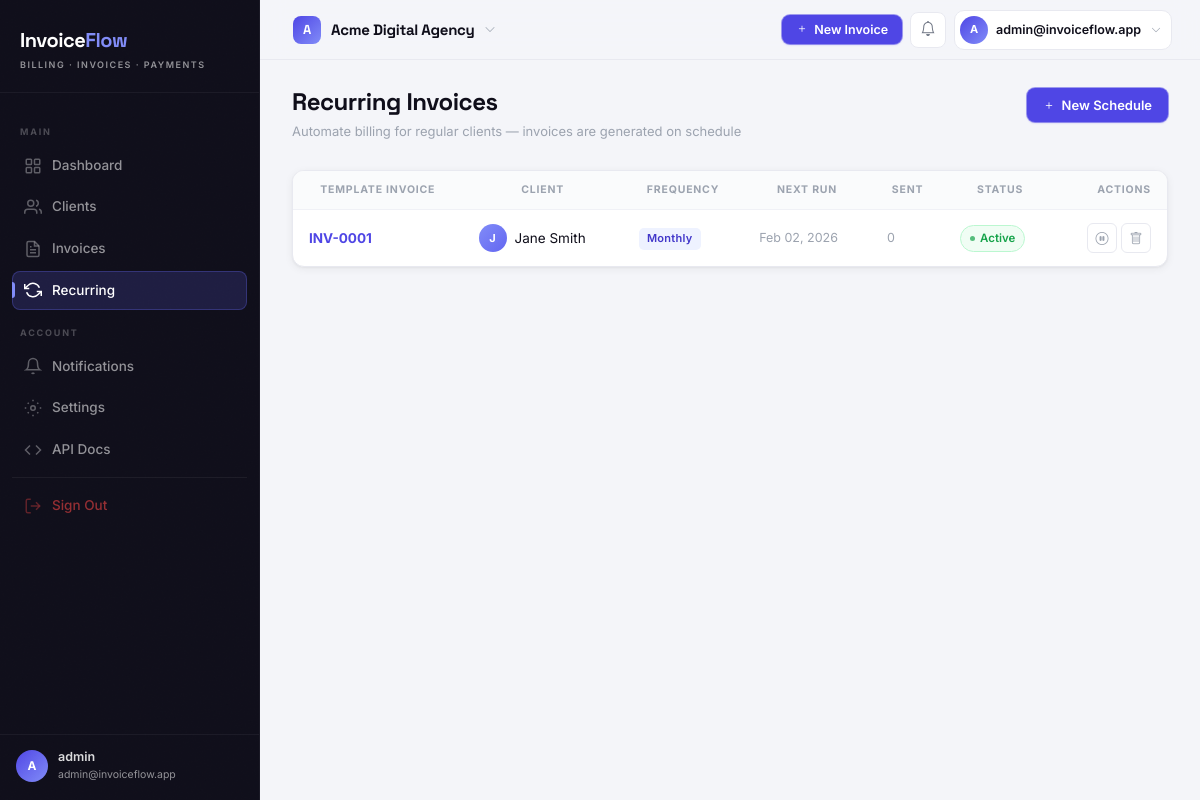
Screenshot of /recurring/ (signed in) with the database file from the repository.
### accounts/models.py (models this page shows, shortened)
class User(AbstractUser):
    id = models.UUIDField(primary_key=True, default=uuid.uuid4, editable=False)
    email = models.EmailField(unique=True)
    avatar = models.ImageField(upload_to='avatars/', null=True, blank=True)
    is_email_verified = models.BooleanField(default=False)
    totp_secret = models.CharField(max_length=64, blank=True, default='')
    totp_enabled = models.BooleanField(default=False)
    created_at = models.DateTimeField(auto_now_add=True)
    updated_at = models.DateTimeField(auto_now=True)
    USERNAME_FIELD = 'email'
    REQUIRED_FIELDS = ['username']
    class Meta:
        verbose_name = 'User'
        verbose_name_plural = 'Users'

### organizations/models.py (models this page shows, shortened)
class Organization(models.Model):
    PLAN_FREE = 'free'
    PLAN_PRO = 'pro'
    PLAN_ENTERPRISE = 'enterprise'
    PLAN_CHOICES = [
        (PLAN_FREE, 'Free'),
        (PLAN_PRO, 'Pro'),
        (PLAN_ENTERPRISE, 'Enterprise'),
    ]
    id = models.UUIDField(primary_key=True, default=uuid.uuid4, editable=False)
    name = models.CharField(max_length=200)
    slug = models.SlugField(unique=True, max_length=100)
    owner = models.ForeignKey(
        settings.AUTH_USER_MODEL,
        on_delete=models.PROTECT,
        related_name='owned_organizations',
    )
    logo = models.ImageField(upload_to='org_logos/', null=True, blank=True)
    address = models.TextField(blank=True)
    currency = models.CharField(max_length=3, default='USD')
    tax_rate = models.DecimalField(max_digits=5, decimal_places=2, default=0)
    payment_terms = models.IntegerField(default=30, help_text='Default net days')
    stripe_customer_id = models.CharField(max_length=100, blank=True)
    plan = models.CharField(max_length=20, choices=PLAN_CHOICES, default=PLAN_FREE)
    website = models.URLField(blank=True)
    phone = models.CharField(max_length=30, blank=True)
    created_at = models.DateTimeField(auto_now_add=True)
    updated_at = models.DateTimeField(auto_now=True)
    class Meta:
        verbose_name = 'Organization'
        verbose_name_plural = 'Organizations'

### recurring/models.py (models this page shows, shortened)
class RecurringInvoice(models.Model):
    FREQ_WEEKLY = 'weekly'
    FREQ_MONTHLY = 'monthly'
    FREQ_QUARTERLY = 'quarterly'
    FREQ_ANNUALLY = 'annually'
    FREQ_CHOICES = [
        (FREQ_WEEKLY, 'Weekly'),
        (FREQ_MONTHLY, 'Monthly'),
        (FREQ_QUARTERLY, 'Quarterly'),
        (FREQ_ANNUALLY, 'Annually'),
    ]
    id = models.UUIDField(primary_key=True, default=uuid.uuid4, editable=False)
    organization = models.ForeignKey(
        Organization, on_delete=models.CASCADE, related_name='recurring_invoices',
    )
    template_invoice = models.ForeignKey(
        Invoice, on_delete=models.CASCADE, related_name='recurring_schedules',
        help_text='Draft invoice used as template',
    )
    frequency = models.CharField(max_length=20, choices=FREQ_CHOICES, default=FREQ_MONTHLY)
    start_date = models.DateField()
    end_date = models.DateField(null=True, blank=True)
    max_occurrences = models.IntegerField(null=True, blank=True)
    occurrences_sent = models.IntegerField(default=0)
    next_run_date = models.DateField()
    is_active = models.BooleanField(default=True)
    created_at = models.DateTimeField(auto_now_add=True)
    class Meta:
        verbose_name = 'Recurring Invoice'
        ordering = ['next_run_date']

### invoices/models.py (models this page shows, shortened)
class Invoice(models.Model):
    STATUS_DRAFT = 'draft'
    STATUS_SENT = 'sent'
    STATUS_VIEWED = 'viewed'
    STATUS_PARTIALLY_PAID = 'partially_paid'
    STATUS_PAID = 'paid'
    STATUS_OVERDUE = 'overdue'
    STATUS_CANCELLED = 'cancelled'
    STATUS_CHOICES = [
        (STATUS_DRAFT, 'Draft'),
        (STATUS_SENT, 'Sent'),
        (STATUS_VIEWED, 'Viewed'),
        (STATUS_PARTIALLY_PAID, 'Partially Paid'),
        (STATUS_PAID, 'Paid'),
        (STATUS_OVERDUE, 'Overdue'),
        (STATUS_CANCELLED, 'Cancelled'),
    ]
    id = models.UUIDField(primary_key=True, default=uuid.uuid4, editable=False)
    organization = models.ForeignKey(
        Organization, on_delete=models.CASCADE, related_name='invoices',
    )
    client = models.ForeignKey(
        Client, on_delete=models.PROTECT, related_name='invoices',
    )
    invoice_number = models.CharField(max_length=50)
    status = models.CharField(max_length=20, choices=STATUS_CHOICES, default=STATUS_DRAFT)
    issue_date = models.DateField(default=timezone.now)
    due_date = models.DateField()
    subtotal = models.DecimalField(max_digits=12, decimal_places=2, default=0)
    discount_amount = models.DecimalField(max_digits=12, decimal_places=2, default=0)
    tax_amount = models.DecimalField(max_digits=12, decimal_places=2, default=0)
    total = models.DecimalField(max_digits=12, decimal_places=2, default=0)
    amount_paid = models.DecimalField(max_digits=12, decimal_places=2, default=0)
    notes = models.TextField(blank=True)
    terms = models.TextField(blank=True)
    pdf_file = models.FileField(upload_to='invoices/pdfs/', null=True, blank=True)
    stripe_payment_intent = models.CharField(max_length=200, blank=True)
    viewed_at = models.DateTimeField(null=True, blank=True)
    sent_at = models.DateTimeField(null=True, blank=True)
    created_at = models.DateTimeField(auto_now_add=True)
    updated_at = models.DateTimeField(auto_now=True)
    class Meta:
        verbose_name = 'Invoice'
        ordering = ['-created_at']
        unique_together = ('organization', 'invoice_number')

### clients/models.py (models this page shows, shortened)
class Client(models.Model):
    id = models.UUIDField(primary_key=True, default=uuid.uuid4, editable=False)
    organization = models.ForeignKey(
        Organization,
        on_delete=models.CASCADE,
        related_name='clients',
    )
    name = models.CharField(max_length=200)
    email = models.EmailField()
    phone = models.CharField(max_length=20, blank=True)
    billing_address = models.TextField(blank=True)
    currency = models.CharField(max_length=3, default='USD')
    tax_id = models.CharField(max_length=50, blank=True, verbose_name='VAT / Tax ID')
    notes = models.TextField(blank=True, help_text='Internal notes — not shown on invoices')
    is_active = models.BooleanField(default=True)
    created_at = models.DateTimeField(auto_now_add=True)
    updated_at = models.DateTimeField(auto_now=True)
    class Meta:
        verbose_name = 'Client'
        ordering = ['name']

### recurring/views.py (the view)
# urls.py: path('', views.recurring_list, name='list'),
@login_required
def recurring_list(request):
    org = _get_org(request)
    if not org:
        return redirect('organizations:onboarding')
    schedules = RecurringInvoice.objects.filter(organization=org).select_related(
        'template_invoice', 'template_invoice__client'
    )
    return render(request, 'recurring/list.html', {'schedules': schedules, 'org': org})

### recurring/views.py (called while the page is built)
def _get_org(request):
    m = OrganizationMembership.objects.filter(user=request.user).select_related('organization').first()
    return m.organization if m else None

### templates/recurring/list.html (shortened to what this page needs)
{% extends 'base.html' %}
{% block content %}
<div class="page-header">
  <div class="page-header-left">
    <h1 class="page-title">Recurring Invoices</h1>
    <p class="page-subtitle">Automate billing for regular clients — invoices are generated on schedule</p>
  </div>
  <div class="page-header-actions">
    <a href="{% url 'recurring:create' %}" class="btn btn-primary"><i class="bi bi-plus"></i> New Schedule</a>
  </div>
</div>
<div class="data-table-wrap">
  <table class="data-table">
    <thead><tr>
      <th>Template Invoice</th>
      <th>Client</th>
      <th>Frequency</th>
      <th>Next Run</th>
      <th>Sent</th>
      <th>Status</th>
      <th class="col-actions">Actions</th>
    </tr></thead>
    <tbody>
      {% for s in schedules %}
      <tr>
        <td>
          <a href="{% url 'invoices:detail' s.template_invoice.pk %}" class="col-primary" style="font-weight:700;">
            {{ s.template_invoice.invoice_number }}
          </a>
        </td>
        <td>
          <div style="display:flex;align-items:center;gap:8px;">
            <div style="width:28px;height:28px;border-radius:50%;background:linear-gradient(135deg,#818cf8,#6366f1);display:flex;align-items:center;justify-content:center;font-size:11px;font-weight:700;color:#fff;flex-shrink:0;">{{ s.template_invoice.client.name|first|upper }}</div>
            {{ s.template_invoice.client.name }}
          </div>
        </td>
        <td>
          <span class="tag">{{ s.get_frequency_display }}</span>
        </td>
        <td class="col-muted">{{ s.next_run_date|date:"M d, Y" }}</td>
        <td class="col-muted">{{ s.occurrences_sent }}{% if s.max_occurrences %} / {{ s.max_occurrences }}{% endif %}</td>
        <td>
          {% if s.is_active %}
          <span class="status-badge status-paid">Active</span>
          {% else %}
          <span class="status-badge status-cancelled">Paused</span>
          {% endif %}
        </td>
        <td class="col-actions">
          <div class="row-actions">
            <a href="{% url 'recurring:toggle' s.pk %}"
               class="btn-row"
               title="{% if s.is_active %}Pause{% else %}Activate{% endif %}"
               onclick="return confirm('{% if s.is_active %}Pause this schedule?{% else %}Activate this schedule?{% endif %}')">
              <i class="bi bi-{% if s.is_active %}pause-circle{% else %}play-circle{% endif %}"></i>
            </a>
            <a href="{% url 'recurring:delete' s.pk %}" class="btn-row btn-row-danger" title="Delete">
              <i class="bi bi-trash"></i>
            </a>
          </div>
        </td>
      </tr>
      {% endfor %}
    </tbody>
  </table>
</div>
{% endblock %}

### templates/base.html (shortened to what this page needs)
<!DOCTYPE html>
<html lang="en">
<head>
  <link rel="stylesheet" href="https://cdn.jsdelivr.net/npm/bootstrap-icons@1.11.3/font/bootstrap-icons.min.css">
  {% load static %}
  <link rel="stylesheet" href="{% static 'css/invoiceflow.css' %}">
</head>
<body>
<aside class="sidebar" id="sidebar">
  <div class="sidebar-brand">
    <div class="brand-text">Invoice<span>Flow</span></div>
    <div class="brand-tag">Billing · Invoices · Payments</div>
  </div>
  <nav class="sidebar-nav">
    <div class="sidebar-section-label">Main</div>
    <a href="{% url 'dashboard:dashboard' %}" class="{% if request.resolver_match.namespace == 'dashboard' %}active{% endif %}">
      <svg class="nav-icon" fill="none" viewBox="0 0 24 24" stroke="currentColor" stroke-width="2">
        <rect x="3" y="3" width="7" height="7" rx="1"/><rect x="14" y="3" width="7" height="7" rx="1"/>
        <rect x="3" y="14" width="7" height="7" rx="1"/><rect x="14" y="14" width="7" height="7" rx="1"/>
      </svg>
      Dashboard
    </a>
    <a href="{% url 'clients:list' %}" class="{% if request.resolver_match.namespace == 'clients' %}active{% endif %}">
      <svg class="nav-icon" fill="none" viewBox="0 0 24 24" stroke="currentColor" stroke-width="2">
        <path d="M17 21v-2a4 4 0 0 0-4-4H5a4 4 0 0 0-4 4v2"/><circle cx="9" cy="7" r="4"/>
        <path d="M23 21v-2a4 4 0 0 0-3-3.87"/><path d="M16 3.13a4 4 0 0 1 0 7.75"/>
      </svg>
      Clients
    </a>
    <a href="{% url 'invoices:list' %}" class="{% if request.resolver_match.namespace == 'invoices' %}active{% endif %}">
      <svg class="nav-icon" fill="none" viewBox="0 0 24 24" stroke="currentColor" stroke-width="2">
        <path d="M14 2H6a2 2 0 0 0-2 2v16a2 2 0 0 0 2 2h12a2 2 0 0 0 2-2V8z"/>
        <polyline points="14 2 14 8 20 8"/><line x1="16" y1="13" x2="8" y2="13"/><line x1="16" y1="17" x2="8" y2="17"/><polyline points="10 9 9 9 8 9"/>
      </svg>
      Invoices
    </a>
    <a href="{% url 'recurring:list' %}" class="{% if request.resolver_match.namespace == 'recurring' %}active{% endif %}">
      <svg class="nav-icon" fill="none" viewBox="0 0 24 24" stroke="currentColor" stroke-width="2">
        <polyline points="1 4 1 10 7 10"/><polyline points="23 20 23 14 17 14"/>
        <path d="M20.49 9A9 9 0 0 0 5.64 5.64L1 10m22 4-4.64 4.36A9 9 0 0 1 3.51 15"/>
      </svg>
      Recurring
    </a>
    <div class="sidebar-section-label">Account</div>
    <a href="{% url 'notifications:list' %}" class="{% if request.resolver_match.namespace == 'notifications' %}active{% endif %}">
      <svg class="nav-icon" fill="none" viewBox="0 0 24 24" stroke="currentColor" stroke-width="2">
        <path d="M18 8A6 6 0 0 0 6 8c0 7-3 9-3 9h18s-3-2-3-9"/>
        <path d="M13.73 21a2 2 0 0 1-3.46 0"/>
      </svg>
      Notifications
    </a>
    <a href="{% url 'organizations:settings' %}" class="{% if request.resolver_match.namespace == 'organizations' %}active{% endif %}">
      <svg class="nav-icon" fill="none" viewBox="0 0 24 24" stroke="currentColor" stroke-width="2">
        <circle cx="12" cy="12" r="3"/>
        <path d="M19.07 4.93l-1.41 1.41M4.93 4.93l1.41 1.41M4.93 19.07l1.41-1.41M19.07 19.07l-1.41-1.41M1 12h2M21 12h2M12 1v2M12 21v2"/>
      </svg>
      Settings
    </a>
    <a href="/api/docs/" target="_blank">
      <svg class="nav-icon" fill="none" viewBox="0 0 24 24" stroke="currentColor" stroke-width="2">
        <polyline points="16 18 22 12 16 6"/><polyline points="8 6 2 12 8 18"/>
      </svg>
      API Docs
    </a>
    <hr style="border:none;border-top:1px solid rgba(255,255,255,0.06);margin:8px 0;">
    <a href="{% url 'account_logout' %}" class="nav-signout">
      <svg class="nav-icon" fill="none" viewBox="0 0 24 24" stroke="currentColor" stroke-width="2">
        <path d="M9 21H5a2 2 0 0 1-2-2V5a2 2 0 0 1 2-2h4"/>
        <polyline points="16 17 21 12 16 7"/><line x1="21" y1="12" x2="9" y2="12"/>
      </svg>
      Sign Out
    </a>
  </nav>
  <div class="sidebar-footer">
    <div class="sidebar-user">
      <div class="sidebar-avatar">{{ request.user.email|first|upper }}</div>
      <div class="sidebar-user-info">
        <div class="sidebar-user-name">{{ request.user.get_full_name|default:request.user.username }}</div>
        <div class="sidebar-user-email">{{ request.user.email }}</div>
      </div>
    </div>
  </div>
</aside>
<header class="topbar">
  <div style="display:flex;align-items:center;gap:12px;">
    <div class="topbar-org-switcher">
      <button class="topbar-org-btn" onclick="document.getElementById('org-dropdown').classList.toggle('show')">
        <div class="org-avatar">{% if org %}{{ org.name|first|upper }}{% else %}I{% endif %}</div>
        <span class="org-name">{% if org %}{{ org.name }}{% else %}InvoiceFlow{% endif %}</span>
        <i class="bi bi-chevron-down"></i>
      </button>
    </div>
  </div>
  <div class="topbar-actions">
    <a href="{% url 'invoices:create' %}" class="btn btn-primary" style="padding:6px 14px;font-size:12.5px;">
      <i class="bi bi-plus"></i> New Invoice
    </a>
    <a href="{% url 'notifications:list' %}" class="btn-icon" title="Notifications">
      <i class="bi bi-bell"></i>
    </a>
    <a href="{% url 'organizations:settings' %}" class="topbar-user-btn">
      <div class="topbar-user-avatar">{{ request.user.email|first|upper }}</div>
      <span class="topbar-user-name">{{ request.user.email|truncatechars:22 }}</span>
      <i class="bi bi-chevron-down" style="font-size:10px;color:var(--text-muted);margin-left:2px;"></i>
    </a>
  </div>
</header>
<main class="main-content">
  <div class="page-container">
    {% block content %}{% endblock %}
  </div>
</main>
</body>
</html>

### rows the page displays
User: user.email|first "A", user.get_full_name "admin", user.email "admin@invoiceflow.app"
Organization: name|first "A", name "Acme Digital Agency"
RecurringInvoice: template_invoice.invoice_number "INV-0001", template_invoice.client.name|first "J", template_invoice.client.name "Jane Smith", frequency "Monthly", next_run_date "Feb 02, 2026", occurrences_sent "0", is_active "Active"
